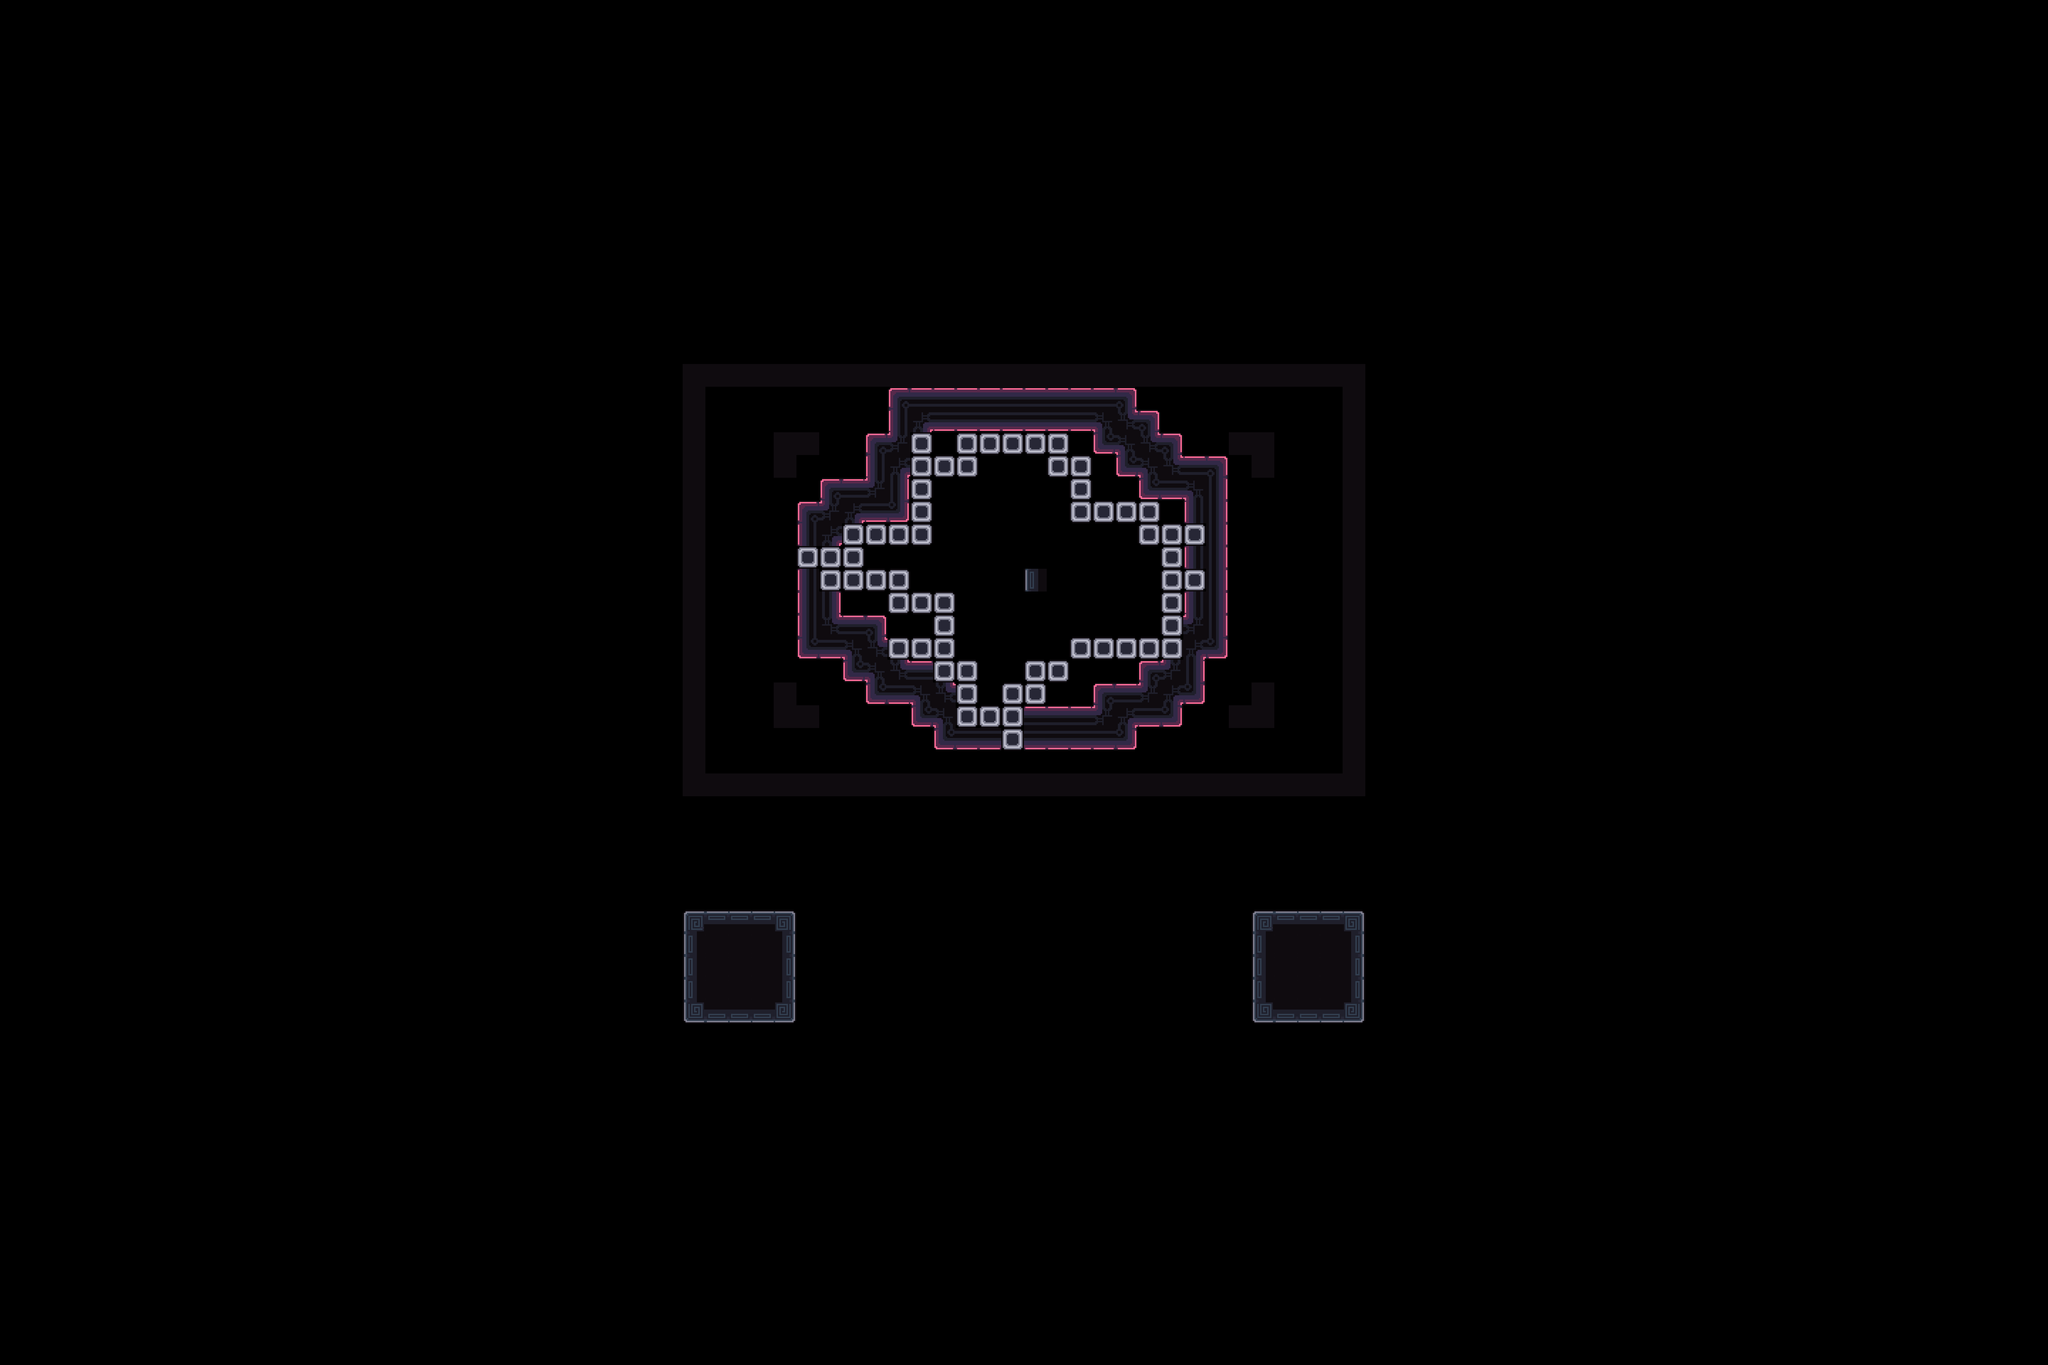

A level layout from a 2D game, rendered from its tile map. Below: a short description, then the map file with tile-grid data replaced by summaries:
An orthogonal 90x60 tile map with 64x64 px tiles, 4 tile layers (Decoration, Main, Exit, Border) and 169 objects (165x 1, Camera1, Camera2, Win, Unactive).

<map version="1.10" tiledversion="1.11.2" orientation="orthogonal" renderorder="right-down" width="90" height="60" tilewidth="64" tileheight="64" infinite="0" nextlayerid="8" nextobjectid="274">
 <tileset firstgid="1" source="../tilesets/tileset_d.tsx" />
 <objectgroup id="4" name="Triggers" visible="0">
  <object id="23" name="Camera1" x="2880" y="1632">
   <point />
  </object>
  <object id="24" name="Camera2" x="2624" y="1440">
   <point />
  </object>
  <object id="28" name="Win" x="1920" y="1024" width="1920" height="1216" />
  <object id="29" name="Unactive" x="1920" y="2560" width="320" height="320" />
  <object id="106" name="Data" type="1" x="1920" y="960" width="63.6932" height="63.6932">
   <properties>
    <property name="bg" value="blue" />
    <property name="level_number" type="int" value="0" />
    <property name="level_unlock" value="0" />
   </properties>
  </object>
 </objectgroup>
 <layer id="3" name="Decoration" width="90" height="60">
  <data>[5400 cells, 167 non-empty, 13 distinct tile ids]</data>
 </layer>
 <layer id="7" name="Main" width="90" height="60" locked="1">
  <data>[5400 cells, 51 non-empty, 9 distinct tile ids]</data>
 </layer>
 <layer id="6" name="Exit" width="90" height="60">
  <data>[5400 cells, 0 non-empty, 0 distinct tile ids]</data>
 </layer>
 <objectgroup id="2" name="Entities">
  <object id="107" name="0" type="1" x="2624" y="1600" width="64" height="64" />
  <object id="161" name="0" type="1" x="2816" y="1600" width="64" height="64" />
  <object id="175" name="0" type="1" x="2816" y="1664" width="64" height="64" />
  <object id="180" name="0" type="1" x="2816" y="1728" width="64" height="64" />
  <object id="190" name="0" type="1" x="2816" y="1792" width="64" height="64" />
  <object id="155" name="0" type="1" x="2624" y="1536" width="64" height="64" />
  <object id="162" name="0" type="1" x="2816" y="1536" width="64" height="64" />
  <object id="158" name="0" type="1" x="2624" y="1472" width="64" height="64" />
  <object id="165" name="0" type="1" x="2816" y="1472" width="64" height="64" />
  <object id="151" name="0" type="1" x="2688" y="1600" width="64" height="64" />
  <object id="179" name="0" type="1" x="2688" y="1664" width="64" height="64" />
  <object id="160" name="0" type="1" x="2880" y="1600" width="64" height="64" />
  <object id="176" name="0" type="1" x="2880" y="1664" width="64" height="64" />
  <object id="181" name="0" type="1" x="2880" y="1728" width="64" height="64" />
  <object id="185" name="0" type="1" x="2880" y="1792" width="64" height="64" />
  <object id="168" name="0" type="1" x="3008" y="1600" width="64" height="64" />
  <object id="174" name="0" type="1" x="3008" y="1664" width="64" height="64" />
  <object id="154" name="0" type="1" x="2688" y="1536" width="64" height="64" />
  <object id="163" name="0" type="1" x="2880" y="1536" width="64" height="64" />
  <object id="170" name="0" type="1" x="3008" y="1536" width="64" height="64" />
  <object id="157" name="0" type="1" x="2688" y="1472" width="64" height="64" />
  <object id="186" name="0" type="1" x="2688" y="1408" width="64" height="64" />
  <object id="188" name="0" type="1" x="2944" y="1408" width="64" height="64" />
  <object id="166" name="0" type="1" x="2880" y="1472" width="64" height="64" />
  <object id="172" name="0" type="1" x="3008" y="1472" width="64" height="64" />
  <object id="152" name="0" type="1" x="2752" y="1600" width="64" height="64" />
  <object id="178" name="0" type="1" x="2752" y="1664" width="64" height="64" />
  <object id="182" name="0" type="1" x="2752" y="1728" width="64" height="64" />
  <object id="159" name="0" type="1" x="2944" y="1600" width="64" height="64" />
  <object id="177" name="0" type="1" x="2944" y="1664" width="64" height="64" />
  <object id="183" name="0" type="1" x="2944" y="1728" width="64" height="64" />
  <object id="169" name="0" type="1" x="3072" y="1600" width="64" height="64" />
  <object id="153" name="0" type="1" x="2752" y="1536" width="64" height="64" />
  <object id="164" name="0" type="1" x="2944" y="1536" width="64" height="64" />
  <object id="171" name="0" type="1" x="3072" y="1536" width="64" height="64" />
  <object id="156" name="0" type="1" x="2752" y="1472" width="64" height="64" />
  <object id="187" name="0" type="1" x="2752" y="1408" width="64" height="64" />
  <object id="189" name="0" type="1" x="3008" y="1408" width="64" height="64" />
  <object id="167" name="0" type="1" x="2944" y="1472" width="64" height="64" />
  <object id="173" name="0" type="1" x="3072" y="1472" width="64" height="64" />
  <object id="123" name="15" type="1" x="1856" y="1664" width="64" height="64" />
  <object id="109" name="2" type="1" x="2752" y="2240" width="64" height="64" />
  <object id="194" name="45" type="1" x="2752" y="2304" width="64" height="64" />
  <object id="122" name="14" type="1" x="2816" y="2240" width="64" height="64" />
  <object id="140" name="33" type="1" x="3072" y="2240" width="64" height="64" />
  <object id="126" name="18" type="1" x="2688" y="2240" width="64" height="64" />
  <object id="110" name="3" type="1" x="2624" y="960" width="64" height="64" />
  <object id="128" name="20" type="1" x="2944" y="960" width="64" height="64" />
  <object id="138" name="31" type="1" x="2944" y="896" width="64" height="64" />
  <object id="228" name="79" type="1" x="2944" y="832" width="64" height="64" />
  <object id="268" name="119" type="1" x="2944" y="768" width="64" height="64" />
  <object id="208" name="59" type="1" x="2816" y="832" width="64" height="64" />
  <object id="145" name="38" type="1" x="3008" y="960" width="64" height="64" />
  <object id="232" name="83" type="1" x="3008" y="896" width="64" height="64" />
  <object id="264" name="115" type="1" x="3008" y="768" width="64" height="64" />
  <object id="269" name="120" type="1" x="2560" y="768" width="64" height="64" />
  <object id="244" name="95" type="1" x="2816" y="768" width="64" height="64" />
  <object id="240" name="91" type="1" x="3008" y="832" width="64" height="64" />
  <object id="192" name="43" type="1" x="2880" y="896" width="64" height="64" />
  <object id="129" name="21" type="1" x="2880" y="2240" width="64" height="64" />
  <object id="134" name="27" type="1" x="3008" y="2304" width="64" height="64" />
  <object id="206" name="57" type="1" x="2816" y="2304" width="64" height="64" />
  <object id="202" name="53" type="1" x="3072" y="2304" width="64" height="64" />
  <object id="130" name="22" type="1" x="3840" y="1728" width="64" height="64" />
  <object id="133" name="26" type="1" x="3840" y="1408" width="64" height="64" />
  <object id="197" name="48" type="1" x="3904" y="1408" width="64" height="64" />
  <object id="265" name="116" type="1" x="3904" y="1344" width="64" height="64" />
  <object id="139" name="32" type="1" x="3904" y="1728" width="64" height="64" />
  <object id="225" name="76" type="1" x="3904" y="1792" width="64" height="64" />
  <object id="193" name="44" type="1" x="3840" y="1792" width="64" height="64" />
  <object id="143" name="36" type="1" x="3840" y="1472" width="64" height="64" />
  <object id="146" name="39" type="1" x="3904" y="1472" width="64" height="64" />
  <object id="121" name="12" type="1" x="2816" y="896" width="64" height="64" />
  <object id="111" name="4" type="1" x="3840" y="1536" width="64" height="64" />
  <object id="112" name="5" type="1" x="3008" y="2240" width="64" height="64" />
  <object id="108" name="1" type="1" x="3840" y="1600" width="64" height="64" />
  </objectgroup>
 <layer id="1" name="Border" width="90" height="60">
  <data>[5400 cells, 106 non-empty, 1 distinct tile ids]</data>
 </layer>
</map>
<!-- 88 of 169 objects omitted -->
